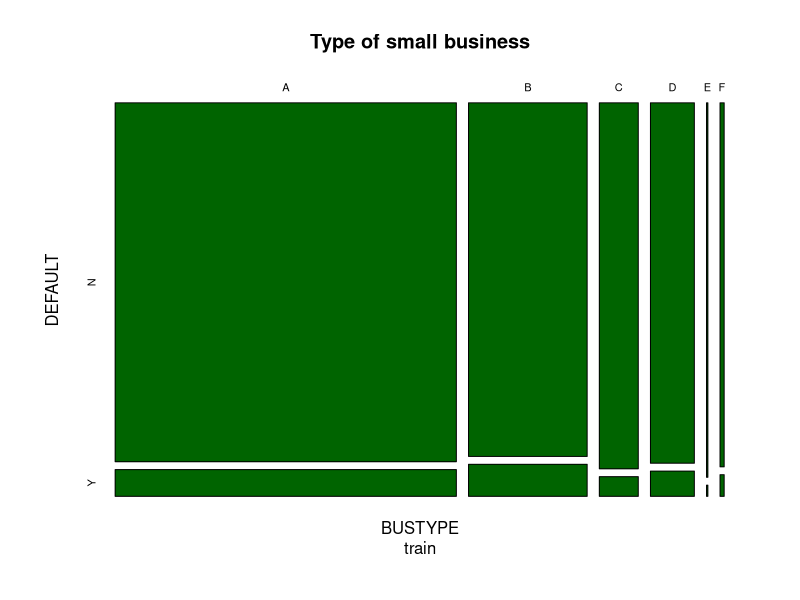
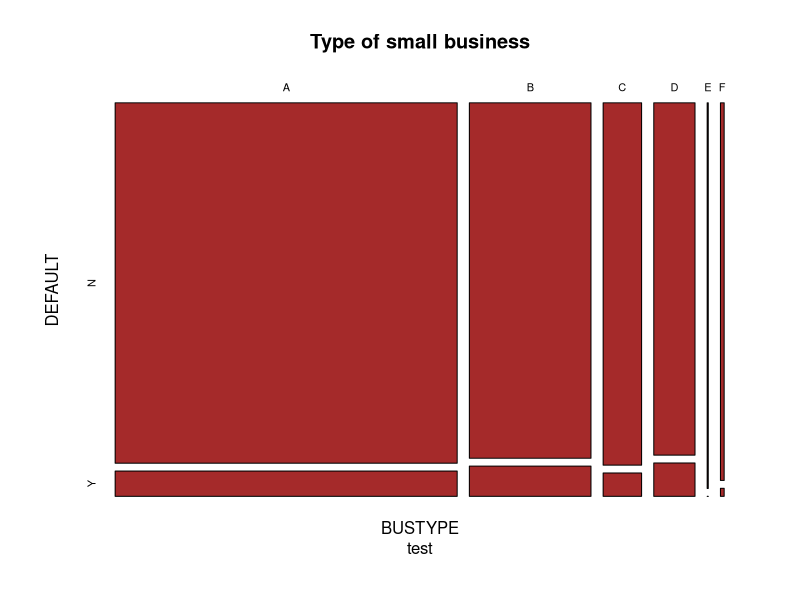
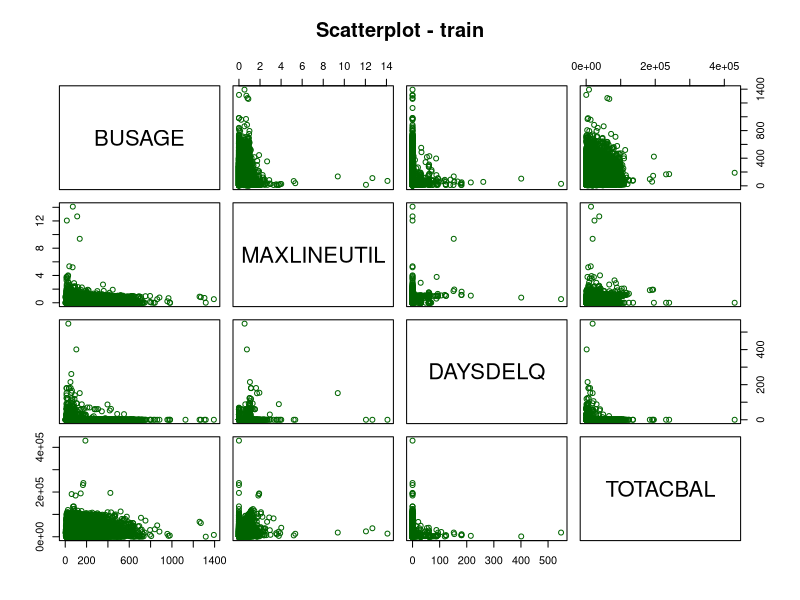
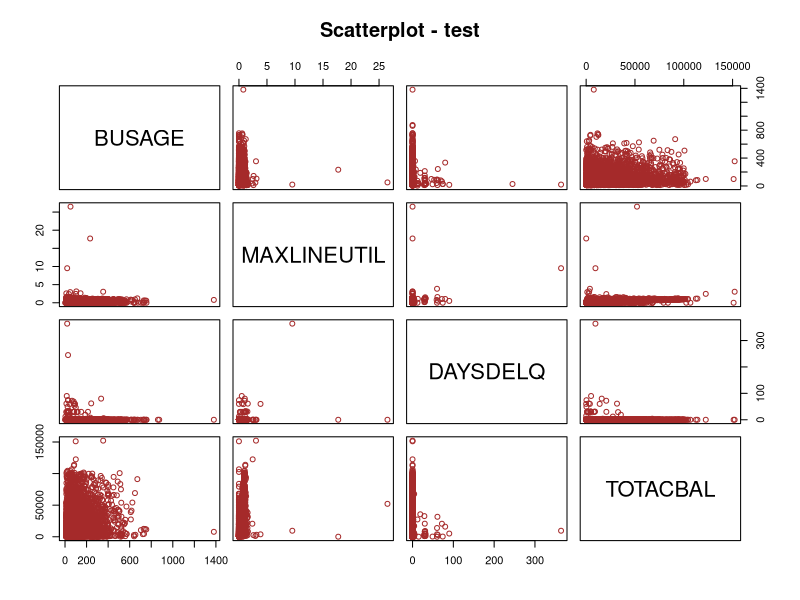
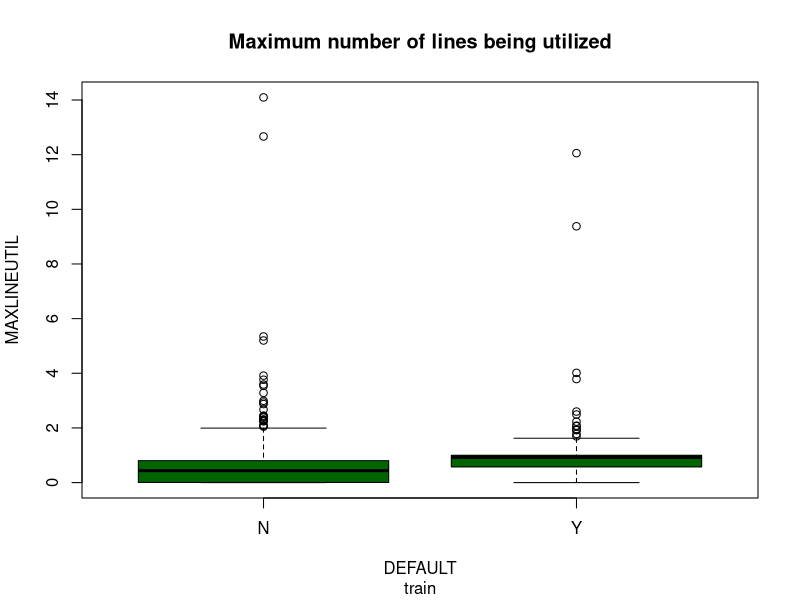
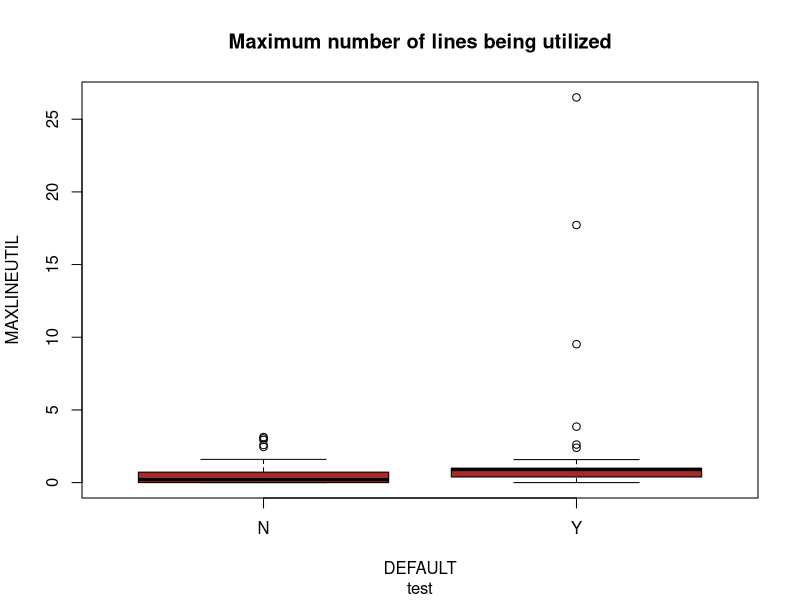
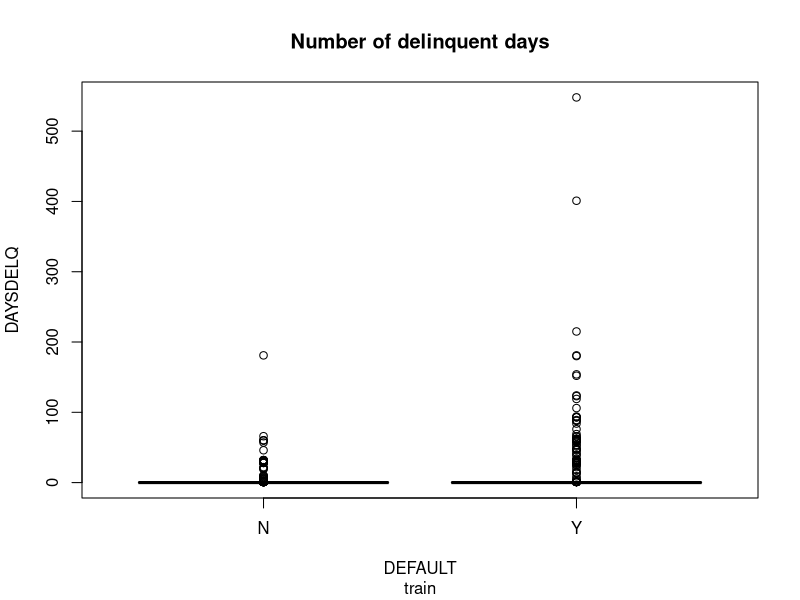
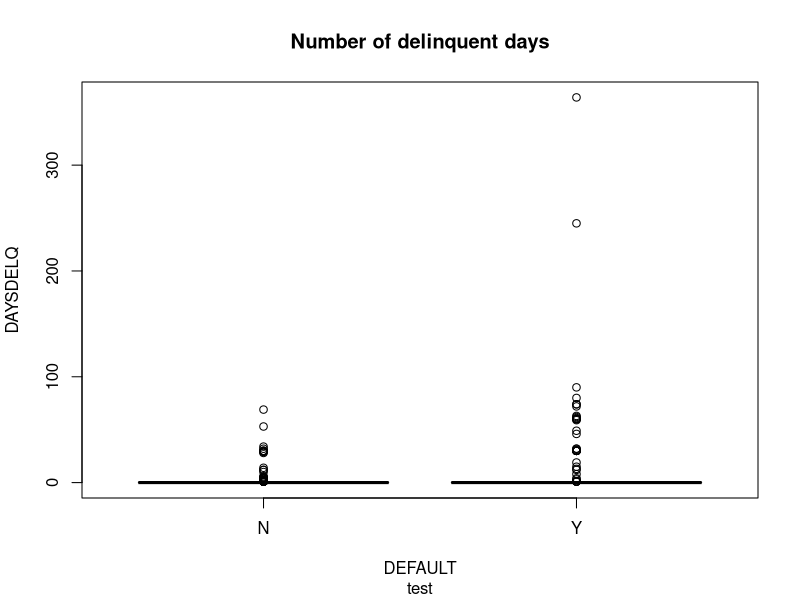

The R source for these figures, in order:
#------------------
# Data Preparation
#------------------
#Import Libraries
#rm(list=ls()) # Remove all variables

#Read datasets
#Set working directory if needed setfwd()
train <- read.csv("Credit_train.csv")
test <- read.csv("Credit_test.csv")

#Rows and Cols
dim(train)
dim(test)

#Columns name
colnames(train)
colnames(test)

#Show  
head(train)
head(test)

#---------------------------------------------------------------------
# Data Exploration - Bivariate analysis - Categorical and Categorical
#---------------------------------------------------------------------

#DEFAULT and BUSTYPE
x <- xtabs(~BUSTYPE+DEFAULT, data=train)
plot(x, main="Type of small business", sub="train", col="darkgreen")

y <- xtabs(~BUSTYPE+DEFAULT, data=test)
plot(y, main="Type of small business", sub="test", col="brown")


#Chi Squared test
tbl <- table(train$DEFAULT, train$BUSTYPE)
chisq.test(tbl)

#-----------------------------------------------------------------
# Data Exploration - Bivariate analysis - Numerical and Numerical
#-----------------------------------------------------------------

#BUSAGE, MAXLINEUTIL, DAYSDELQ, TOTACBA
pairs(~BUSAGE+MAXLINEUTIL+DAYSDELQ+TOTACBAL, data=train, main="Scatterplot - train", col="darkgreen")

pairs(~BUSAGE+MAXLINEUTIL+DAYSDELQ+TOTACBAL, data=test, main="Scatterplot - test", col="brown")


#Correlation
train <- na.omit(train)
cor(train$DAYSDELQ,train$MAXLINEUTIL)

#Covariance and Variance
train <- na.omit(train)
cov(train$DAYSDELQ,train$MAXLINEUTIL)
var(train$DAYSDELQ,train$DAYSDELQ)

#Correlation and Covariance matrix
d <- train
d$DEFAULT <- NULL
d$BUSTYPE <- NULL
cor(d)
cov(d)

#-------------------------------------------------------------------
# Data Exploration - Bivariate analysis - Categorical and Numerical
#-------------------------------------------------------------------

#DEFAULT and MAXLINEUTIL
boxplot(MAXLINEUTIL~DEFAULT, data=train, main="Maximum number of lines being utilized" 
        , sub="train", col="darkgreen", xlab="DEFAULT", ylab="MAXLINEUTIL")
boxplot(MAXLINEUTIL~DEFAULT, data=test, main="Maximum number of lines being utilized" 
        , sub="test", col="brown", xlab="DEFAULT", ylab="MAXLINEUTIL")

#DEFAULT and DAYSDELQ
boxplot(DAYSDELQ~DEFAULT, data=train, main="Number of delinquent days" 
        , sub="train", col="darkgreen", xlab="DEFAULT", ylab="DAYSDELQ")
boxplot(DAYSDELQ~DEFAULT, data=test, main="Number of delinquent days" 
        , sub="test", col="brown", xlab="DEFAULT", ylab="DAYSDELQ")

#DEFAULT and TOTACBAL
boxplot(TOTACBAL~DEFAULT, data=train, main="Total balance of business account" 
        , sub="train", col="darkgreen", xlab="DEFAULT", ylab="TOTACBAL")
boxplot(TOTACBAL~DEFAULT, data=test, main="Total balance of business account" 
        , sub="test", col="brown", xlab="DEFAULT", ylab="TOTACBAL")


#-------------------------------------------------------------------
# Z-test for two variable
#-------------------------------------------------------------------
#Z-test for two variables - DEFAULT and DAYSDELQ
train <- na.omit(train)
a <- subset(train$DAYSDELQ,train$DEFAULT=='Y')
b <- subset(train$DAYSDELQ,train$DEFAULT=='N')
n1 <- length(a)
n2 <- length(b)
z <- (mean(a) - mean(b)) / (sqrt(var(a)/n1 + var(b)/n2))
pz <- 1-(pnorm(abs(z))-0.5)*2
sprintf("DEFAULT and DAYSDELQ: z = %f, pz = %e\n",z,pz)

#Z-test for two variables - TOTACBAL and DEFAULT
train <- na.omit(train)
a <- subset(train$TOTACBAL,train$DEFAULT=='Y')
b <- subset(train$TOTACBAL,train$DEFAULT=='N')
n1 <- length(a)
n2 <- length(b)
z <- (mean(a) - mean(b)) / (sqrt(var(a)/n1 + var(b)/n2))
pz <- 1-(pnorm(abs(z))-0.5)*2
sprintf("TOTACBAL and DAYSDELQ: z = %f, pz = %e\n",z,pz)

#Z-test for two variables - BUSAGE and DEFAULT
train <- na.omit(train)
a <- subset(train$BUSAGE ,train$DEFAULT=='Y')
b <- subset(train$BUSAGE ,train$DEFAULT=='N')
n1 <- length(a)
n2 <- length(b)
z <- (mean(a) - mean(b)) / (sqrt(var(a)/n1 + var(b)/n2))
pz <- 1-(pnorm(abs(z))-0.5)*2
sprintf("BUSAGE and DAYSDELQ: z = %f, pz = %e\n",z,pz)

#Z-test for two variables - MAXLINEUTIL and DEFAULT
train <- na.omit(train)
a <- subset(train$MAXLINEUTIL ,train$DEFAULT=='Y')
b <- subset(train$MAXLINEUTIL ,train$DEFAULT=='N')
n1 <- length(a)
n2 <- length(b)
z <- (mean(a) - mean(b)) / (sqrt(var(a)/n1 + var(b)/n2))
pz <- 1-(pnorm(abs(z))-0.5)*2
sprintf("MAXLINEUTIL and DAYSDELQ: z = %f, pz = %e\n",z,pz)


#-------------------------------------------------------------------
# ANOVA
#-------------------------------------------------------------------
#ANOVA - BUSTYPE and TOTACBAL 
fit <- aov(train$TOTACBAL ~ train$BUSTYPE)
summary(fit)

#ANOVA - BUSTYPE and MAXLINEUTIL 
fit <- aov(train$MAXLINEUTIL ~ train$BUSTYPE)
summary(fit)

#ANOVA - BUSTYPE and DAYSDELQ 
fit <- aov(train$DAYSDELQ ~ train$BUSTYPE)
summary(fit)

#ANOVA - BUSTYPE and BUSAGE 
fit <- aov(train$BUSAGE ~ train$BUSTYPE)
summary(fit)
